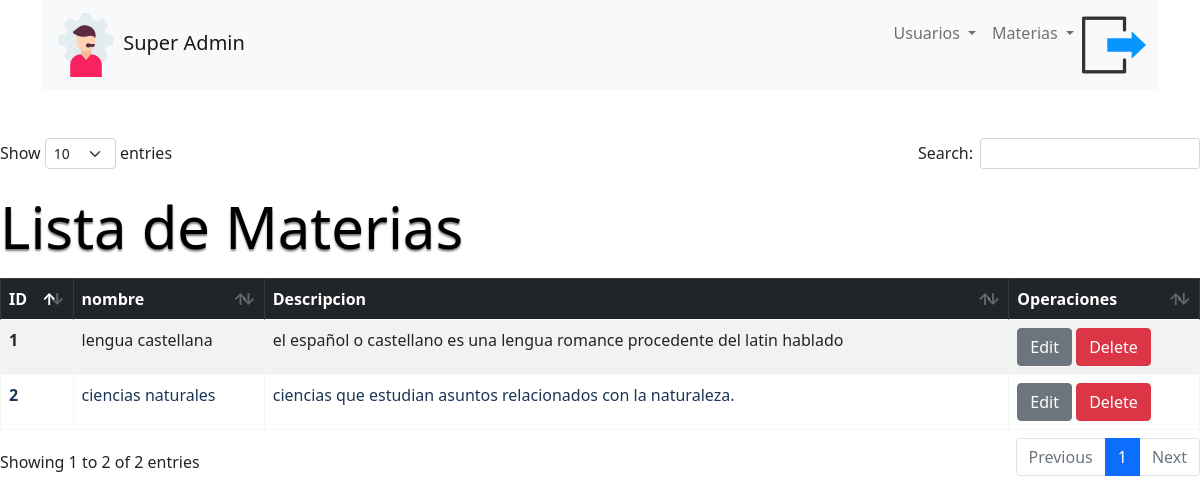
/consultarMat (signed in), run on an earlier commit of the app's database.
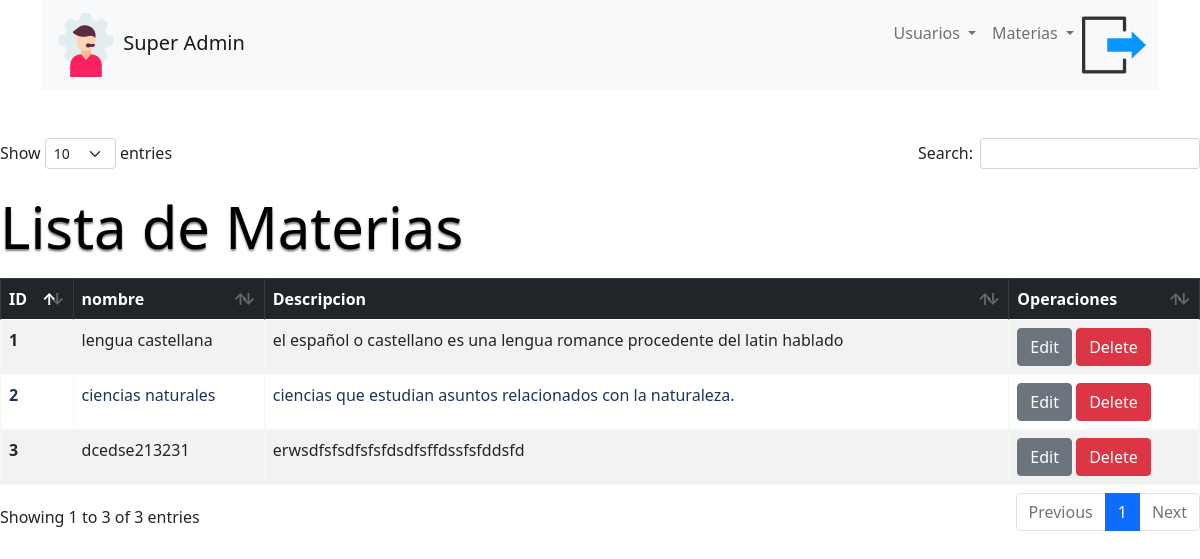
And on a later commit of the database.
### tables this page shows
CREATE TABLE materias (
	idMateria INTEGER PRIMARY KEY AUTOINCREMENT   NOT NULL ,
	nombre VARCHAR(50) NOT NULL ,
	descripcion VARCHAR(150) NOT NULL 
);

### app.py (the view)
@app.route('/consultarMat')
def consultarMat():
    db = get_db()
    cur = db.cursor()
    sQuery = "SELECT * FROM materias"
    cur.execute(sQuery)
    data = cur.fetchall()
    cur.close()
    return render_template("superadmin/consultarMat.html", materias = data)

### app.py (called while the page is built)
@app.before_request
def antes_de_cada_ruta():
    ruta = request.path
    if not 'usuario' in session and ruta != "/login" and ruta != "/" and ruta != "/logout" and not ruta.startswith("/static"):
        flash("Inicia sesión para continuar")
        return redirect("/login")

### conexion.py (called while the page is built)
def get_db():
    try:
        if 'db' not in g:
            g.db=sqlite3.connect(DATABASES)
        return g.db
    except Error:
        print(Error)

### templates/superadmin/consultarMat.html (shortened to what this page needs)
{% extends 'base2.html' %}
{% block body %}
<div class="table-responsive mt-5">
<table id="consultaMat" class="table caption-top table-color table-striped table-bordered">
    <caption class="section-title-two">Lista de Materias</caption>
    <thead>
      <tr class="table-dark">
        <th scope="col">ID</th>
        <th scope="col">nombre</th>
        <th scope="col">Descripcion</th>
        <th scope="col">Operaciones</th>
      </tr>
    </thead>
    <tbody>
        {% for materia in materias %}
        <tr>
            <th scope="row">{{ materia[0] }}</th>
            <td>{{ materia[1] }}</td>
            <td>{{ materia[2] }}</td>
            <td>
                <a href="/editMat/{{ materia.0 }}" class="btn btn-secondary">Edit</a>
                <a href="/deleteMat/{{ materia.0 }}" class="btn btn-danger btn-delete">Delete</a>
            </td>
        </tr>
        {% endfor %}
    </tbody>
  </table>
</div>
{% endblock %}

What changed in the data, as far as the page shows it:
added materias: idMateria "3", nombre "dcedse213231", descripcion "erwsdfsfsdfsfsfdsdfsffdssfsfddsfd"
Also different on the page:
text written by a page script: "Show entries Search: Showing 1 to 2 of 2 entries Previous 1 Next" → "Show entries Search: Showing 1 to 3 of 3 entries Previous 1 Next"
